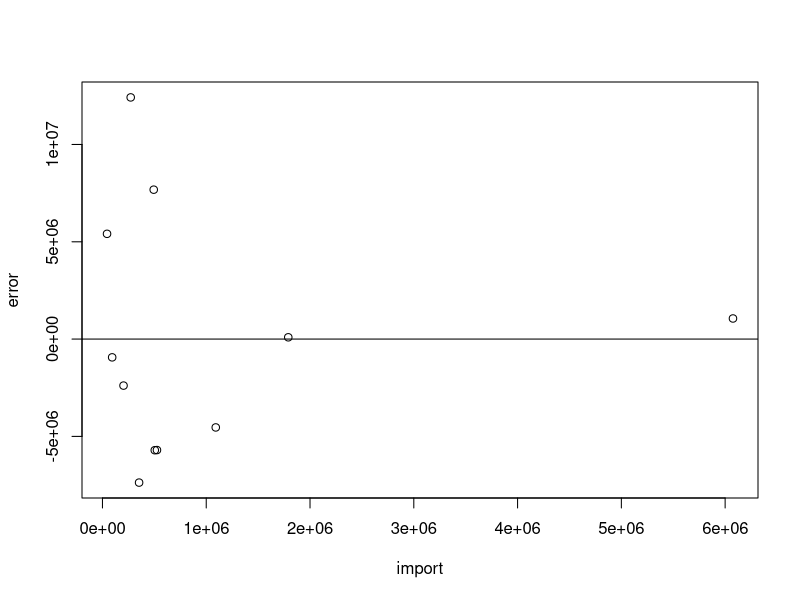
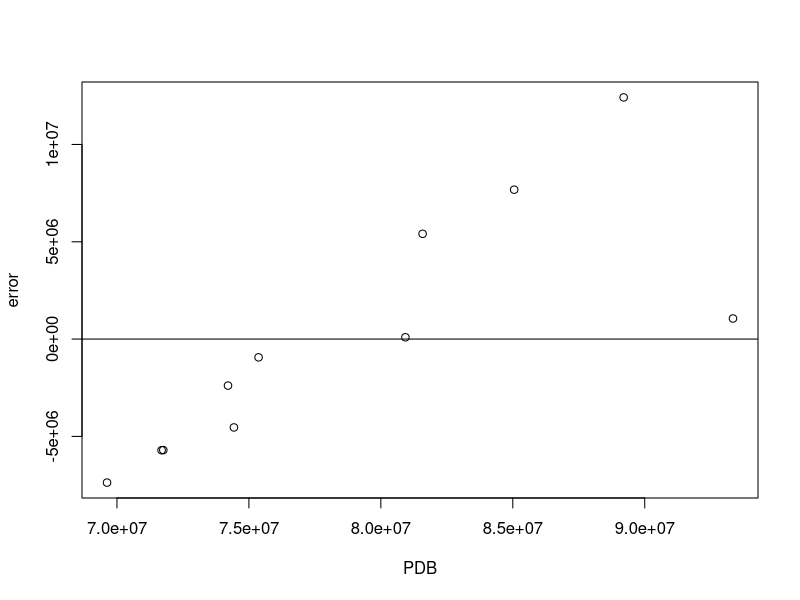

Write R code to recreate these figures, in order.
## ---- chunk 1
#| warning: false
#| echo: true
library(tidyverse)
library(readxl)
## ---- chunk 2
setwd('C:/KULIAH/METOPEL/Artikel')
library('readxl')
dat<-read_excel('data1.xlsx')
View(dat)
reg1<-lm(PDB~import,data=dat)
dat$m<-resid(reg1)
plot(dat$import,dat$m,xlab = "import",ylab = "error")
abline(h=0)
## ---- chunk 3
plot(dat$PDB,dat$m,xlab = "PDB",ylab = "error")
abline(h=0)
## ---- chunk 4
setwd('C:/KULIAH/METOPEL/Artikel')
library('readxl')
dat<-read_excel('data1.xlsx')
head(dat, n = 11)
## ---- chunk 5
reg1<-lm(PDB~import,data=dat)
summary(reg1)
